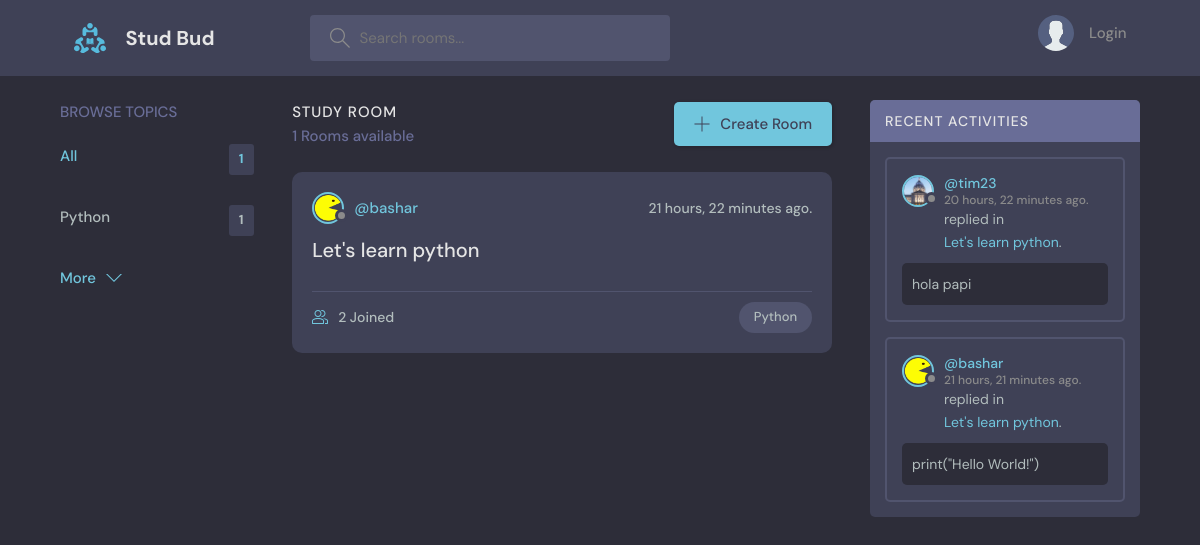
The page / on the database its author committed.
### base/models.py (models this page shows, shortened)
class Topic(models.Model):
    name = models.CharField(max_length=200)

class Room(models.Model):
    host = models.ForeignKey(User, on_delete=models.SET_NULL, null=True) # User
    topic = models.ForeignKey(Topic, on_delete=models.SET_NULL, null=True)
    name = models.CharField(max_length=200)
    description = models.TextField(null=True, blank=True)
    participants = models.ManyToManyField(
                                User,
                                related_name='participants',
                                blank=True)
    updated = models.DateTimeField(auto_now=True)
    created = models.DateTimeField(auto_now_add=True)
    class Meta:
        ordering = ['-updated', '-created']
    def __str__(self):
        return str(self.name)

class User(AbstractUser):
    name = models.CharField(max_length=200, null=True)
    email = models.EmailField(unique=True, null=True)
    bio = models.TextField(null=True)
    avatar = models.ImageField(null=True, default="avatar.svg")
    USERNAME_FIELD = 'email'
    REQUIRED_FIELDS = []

class Message(models.Model):
    user = models.ForeignKey(User, on_delete=models.CASCADE)
    room = models.ForeignKey(Room, on_delete=models.CASCADE) # Room the user is sending message in.
    body = models.TextField()
    updated = models.DateTimeField(auto_now=True)
    created = models.DateTimeField(auto_now_add=True)

### base/views.py (the view)
# urls.py: path('', views.home, name='home'),
def home(request):
    q = request.GET.get('q') if request.GET.get('q') is not None else ''
    rooms = Room.objects.filter(
        Q(topic__name__icontains=q)
        | Q(name__icontains=q)
        | Q(description__icontains=q)
    )
    topics = Topic.objects.all()[:5]
    room_count = rooms.count()
    room_messages = Message.objects.filter(
        Q(room__topic__name__icontains=q))
    context = {
        'rooms': rooms,
        'topics': topics,
        'room_count': room_count,
        'room_messages': room_messages
        }
    return render(request, 'home.html', context)

### templates/home.html (shortened to what this page needs)
{% extends 'main.html' %}
{% block content %}
    <main class="layout layout--3">
      <div class="container">
        {% include 'topics_component.html' %}
        <div class="roomList">
          <div class="roomList__header">
            <div>
              <h2>Study Room</h2>
              <p>{{room_count}} Rooms available</p>
            </div>
            <a class="btn btn--main" href="{%url 'create-room' %}">
              <svg version="1.1" xmlns="http://www.w3.org/2000/svg" width="32" height="32" viewBox="0 0 32 32">
                <title>add</title>
                <path
                  d="M16.943 0.943h-1.885v14.115h-14.115v1.885h14.115v14.115h1.885v-14.115h14.115v-1.885h-14.115v-14.115z"
                ></path>
              </svg>
              Create Room
            </a>
          </div>
          {% include 'feed_component.html' %}
        </div>
        {% include 'activity_component.html' %}
      </div>
    </main>
  {% endblock %}

### templates/topics_component.html
<div class="topics">
    <div class="topics__header">
      <h2>Browse Topics</h2>
    </div>
    <ul class="topics__list">
      <li>
        <a href="{% url 'home' %}" class="active">All <span>{{topics.count}}</span></a>
      </li>
      {% for topic in topics %}
      <li>
        <a href="{% url 'home' %}?q={{ topic.name }}">{{topic.name}} <span>{{topic.room_set.all.count}}</span></a>
      </li>
        {% endfor %}
    </ul>
    <a class="btn btn--link" href="{% url 'topics' %}">
      More
      <svg version="1.1" xmlns="http://www.w3.org/2000/svg" width="32" height="32" viewBox="0 0 32 32">
        <title>chevron-down</title>
        <path d="M16 21l-13-13h-3l16 16 16-16h-3l-13 13z"></path>
      </svg>
    </a>
  </div>

### templates/feed_component.html (shortened to what this page needs)
{% for room in rooms %}
<div class="roomListRoom">
    <div class="roomListRoom__header">
      <a href="{% url 'user-profile' room.host.id %}" class="roomListRoom__author">
        <div class="avatar avatar--small">
          <img src="{{room.host.avatar.url}}" />
        </div>
        <span>@{{room.host.username}}</span>
      </a>
      <div class="roomListRoom__actions">
        <span>{{room.created|timesince}} ago.</span>
      </div>
    </div>
    <div class="roomListRoom__content">
      <a href="{%url 'room' room.id %}">{{room.name}}</a>
    </div>
    <div class="roomListRoom__meta">
      <a href="{%url 'room' room.id %}" class="roomListRoom__joined">
        {{room.participants.all.count}} Joined
      </a>
      <p class="roomListRoom__topic">{{room.topic.name}}</p>
    </div>
  </div>
  {% endfor %}

### templates/activity_component.html (shortened to what this page needs)
<div class="activities">
    <div class="activities__header">
      <h2>Recent Activities</h2>
    </div>
    {% for message in room_messages reversed %}
    <div class="activities__box">
      <div class="activities__boxHeader roomListRoom__header">
        <a href="{% url 'user-profile' message.user.id %}" class="roomListRoom__author">
          <div class="avatar avatar--small">
            <img src="{{message.user.avatar.url}}" />
          </div>
          <p>
            @{{message.user.username}}
            <span>{{message.created|timesince}} ago.</span>
          </p>
        </a>
      </div>
      <div class="activities__boxContent">
        <p>replied in <a href="{% url 'room' message.room.id %}">{{message.room}}</a>.</p>
        <div class="activities__boxRoomContent">
          {{message.body}}
        </div>
      </div>
    </div>
    {% endfor %}
  </div>

### rows shown on the page
Topic: name "Python", room_set.all.count "1"
Room: host.avatar (picture), host.username "bashar", created "21 hours, 22 minutes", name "Let's learn python", participants.all.count "2", topic.name "Python"
Message: user.avatar (picture), user.username "tim23", created "20 hours, 22 minutes", room "Let's learn python", body "hola papi"
Message: user.avatar (picture), user.username "bashar", created "21 hours, 21 minutes", room "Let's learn python", body "print(\"Hello World!\")"

### other values the page prints
{{ topics.count }} "1"
{{ room_count }} "1"
